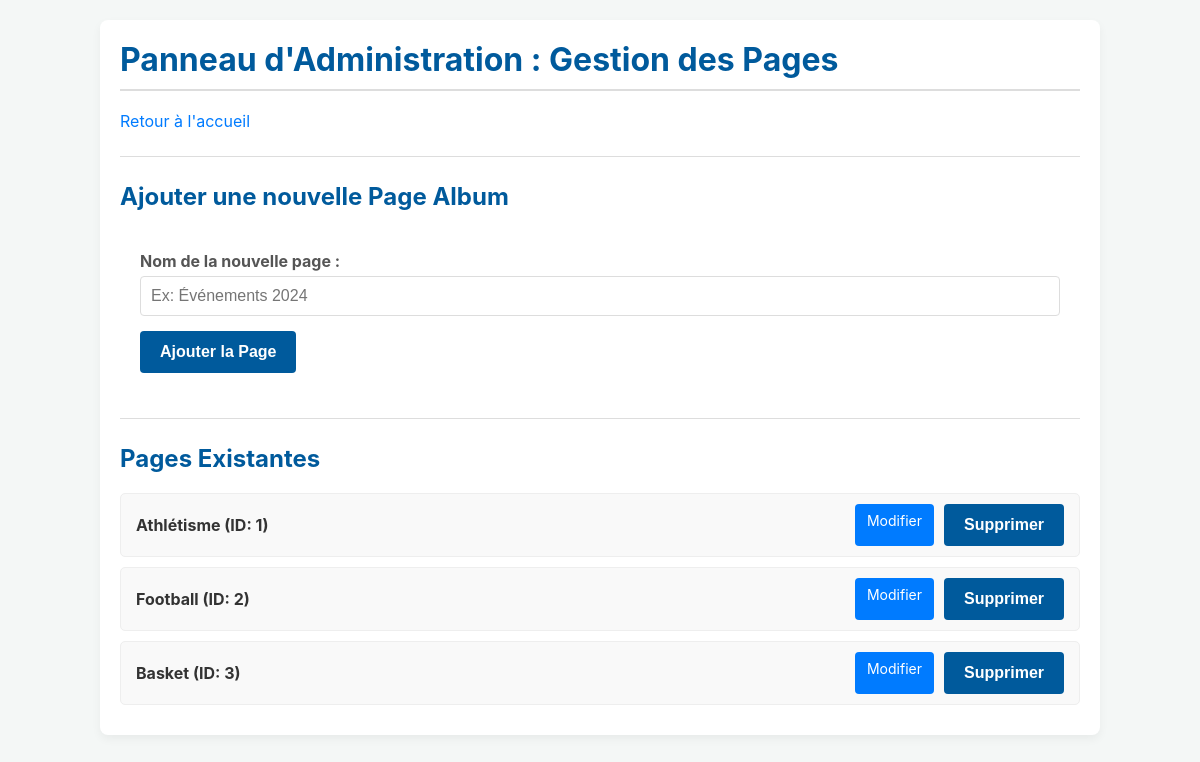
/admin_pages.php (signed in), run on the app's committed database.
### tables this page shows
CREATE TABLE IF NOT EXISTS `page` (
  `id_page` int NOT NULL AUTO_INCREMENT,
  `intitule_page` varchar(100) NOT NULL,
  PRIMARY KEY (`id_page`)
);

### admin_pages.php (the view, shortened to what this page needs)
<?php
include 'config.php';
$mode_edition = false;
$page_a_editer = null;
$req_pages = $connexion->query("SELECT id_page, intitule_page FROM PAGE ORDER BY id_page");
$pages = $req_pages->fetchAll(PDO::FETCH_ASSOC);
?>
<!DOCTYPE html>
<html lang="fr">
<head>
    <link rel="stylesheet" href="style.css">
</head>
<body>
    <div class="container">
        <h1>Panneau d'Administration : Gestion des Pages</h1>
        <p><a href="index.php">Retour à l'accueil</a></p>
        <hr>
        <?php if ($mode_edition && $page_a_editer): ?>
            <h2>Modifier la Page "<?php echo htmlspecialchars($page_a_editer['intitule_page']); ?>"</h2>
            <form method="POST" action="admin_pages.php">
                <input type="hidden" name="action" value="modifier">
                <input type="hidden" name="id_page" value="<?php echo $page_a_editer['id_page']; ?>">
                <label for="intitule_page">Nouveau nom de la page :</label>
                <input type="text" id="intitule_page" name="intitule_page" value="<?php echo htmlspecialchars($page_a_editer['intitule_page']); ?>" required>
                <input type="submit" value="Mettre à jour">
                <a href="admin_pages.php" style="margin-left: 10px;">Annuler l'édition</a>
            </form>
        <?php else: ?>
            <h2>Ajouter une nouvelle Page Album</h2>
            <form method="POST" action="admin_pages.php">
                <label for="intitule_page">Nom de la nouvelle page :</label>
                <input type="text" id="intitule_page" name="intitule_page" placeholder="Ex: Événements 2024" required>
                <input type="submit" value="Ajouter la Page">
            </form>
        <?php endif; ?>
        <hr>
        <h2>Pages Existantes</h2>
        <?php if (empty($pages)): ?>
            <p>Aucune page n'a été créée pour le moment.</p>
        <?php else: ?>
            <?php foreach ($pages as $page): ?>
                <div class="admin-gestion-page">
                    <p><?php echo htmlspecialchars($page['intitule_page']); ?> (ID: <?php echo $page['id_page']; ?>)</p>
                    <div class="actions">
                        <a href="?edit_id=<?php echo $page['id_page']; ?>" class="btn-edit">Modifier</a>
                        <form method="POST" action="admin_pages.php" onsubmit="return confirm('Voulez-vous vraiment supprimer cette page ? Cette action est irréversible.');">
                            <input type="submit" value="Supprimer" class="btn-delete">
                        </form>
                    </div>
                </div>
            <?php endforeach; ?>
        <?php endif; ?>
    </div>
</body>
</html>

### style.css (style rules this page uses)
:root { --couleur-principale: #005a9c; --couleur-secondaire: #007bff; --couleur-danger: #d9534f; --couleur-succes: #3c763d; --fond-danger: #f2dede; --fond-succes: #dff0d8; --fond-page: #f4f7f6; --fond-contenu: #ffffff; --bordure: #ddd; --texte-normal: #333; --texte-clair: #777; }
body { font-family: -apple-system, BlinkMacSystemFont, "Segoe UI", Roboto, "Helvetica Neue", Arial, sans-serif; background-color: var(--fond-page); color: var(--texte-normal); margin: 0; padding: 0; }
.container { max-width: 960px; margin: 20px auto; padding: 20px; background-color: var(--fond-contenu); border-radius: 8px; box-shadow: 0 4px 10px rgba(0, 0, 0, 0.05); }
h1, h2, h3, h4, h5, h6 { color: var(--couleur-principale); margin-top: 0; }
h1 { border-bottom: 2px solid var(--bordure); padding-bottom: 10px; margin-bottom: 20px; }
a { color: var(--couleur-secondaire); text-decoration: none; }
hr { border: 0; border-top: 1px solid var(--bordure); margin: 25px 0; }
form { background-color: transparent; padding: 20px; border-radius: 5px; }
label { font-weight: bold; display: block; margin-bottom: 5px; color: #555; }
input[type="text"], input[type="email"], input[type="password"], textarea, select { width: 100%; padding: 10px; margin-bottom: 15px; border: 1px solid var(--bordure); border-radius: 4px; box-sizing: border-box; font-size: 16px; }
input[type="submit"] { background-color: var(--couleur-principale); color: white; padding: 12px 20px; border: none; border-radius: 4px; cursor: pointer; font-size: 16px; font-weight: bold; transition: background-color 0.2s ease; }

### admin_pages.php (style rules this page uses)
.admin-gestion-page { display: flex; justify-content: space-between; align-items: center; padding: 10px 15px; background-color: #f9f9f9; border: 1px solid #eee; border-radius: 5px; margin-bottom: 10px; }
.admin-gestion-page p { margin: 0; font-weight: bold; }
.admin-gestion-page .actions { display: flex; gap: 10px; }
.admin-gestion-page form { margin: 0; padding: 0; border: none; background: none; }
.btn-edit { display: inline-block; padding: 8px 12px; background-color: #007bff; color: white; border-radius: 4px; text-decoration: none; font-size: 14px; }
.btn-delete { padding: 8px 12px; font-size: 14px; background-color: var(--couleur-danger); }

### data on the page
page: intitule_page "Athlétisme", id_page "1"
page: intitule_page "Football", id_page "2"
page: intitule_page "Basket", id_page "3"
